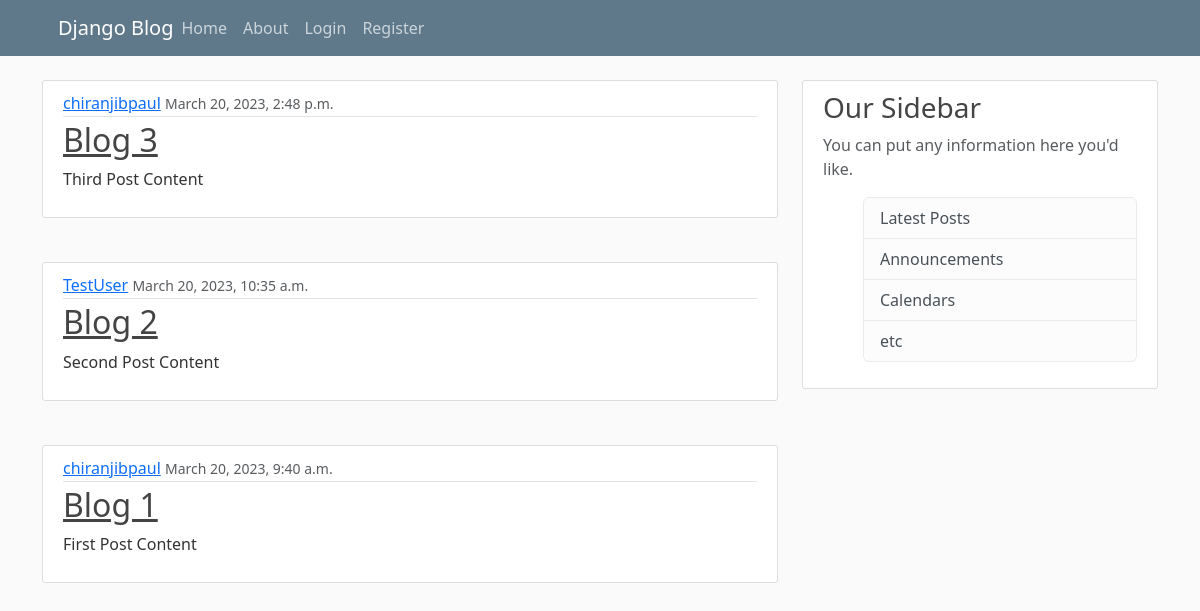
Before: / with the older database file.
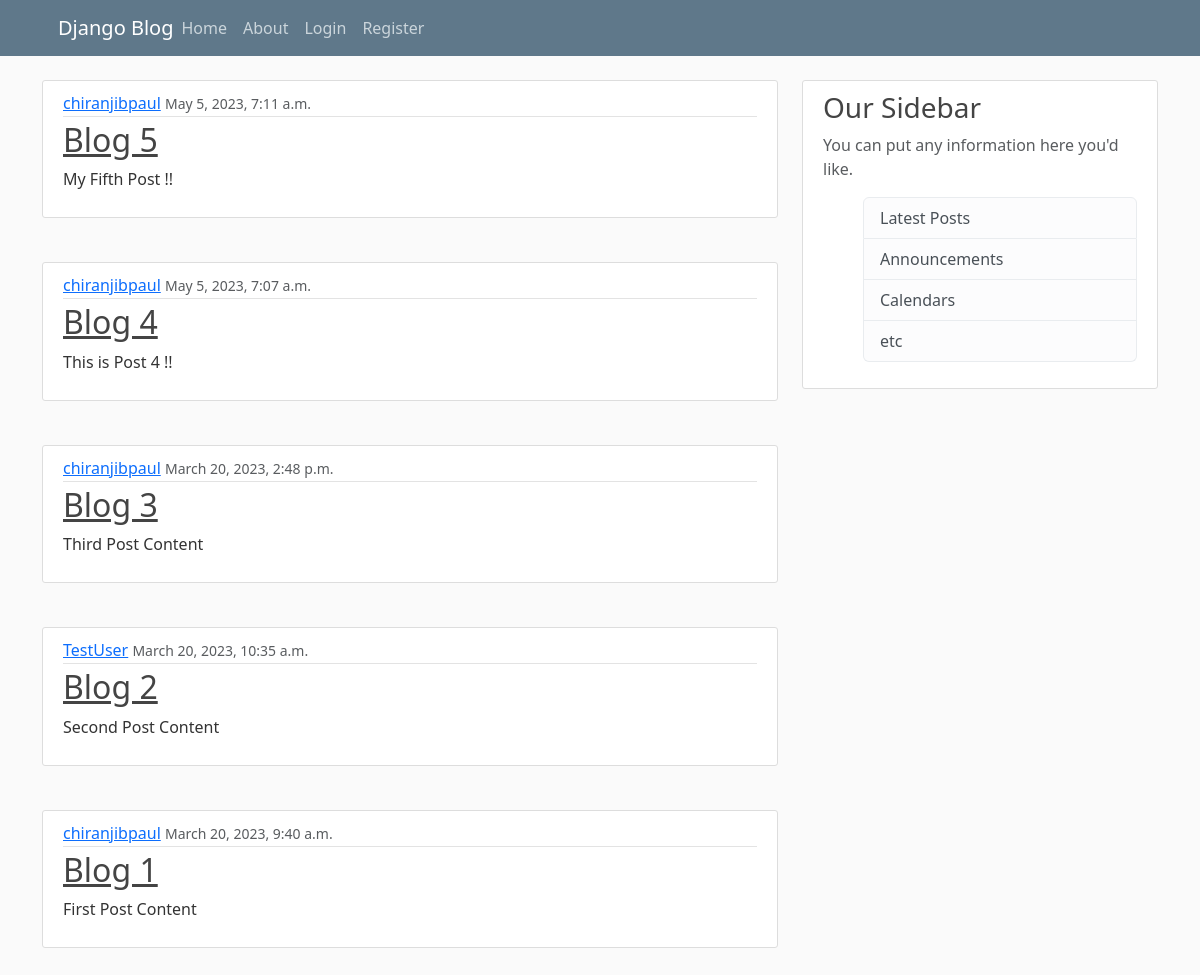
After: the same page with the newer database file.
### blog/models.py (models this page shows, shortened)
class post(models.Model):
    title=models.CharField(max_length=100)
    content=models.TextField()
    date_posted=models.DateTimeField(default=timezone.now)
    author=models.ForeignKey(User, on_delete=models.CASCADE)

### blog/views.py (the view)
# urls.py: path("", PostListView.as_view(), name='blog-home'),
class PostListView(ListView):
    model=post
    template_name='blog/home.html'  #<app>/<model>_<classtype>.html
    context_object_name='posts'
    ordering=['-date_posted']

### blog/templates/blog/home.html
{% extends "blog/base.html" %}
{% block content %}
    {% for post in posts %}
      <article class="media content-section">
        <div class="media-body">
            <div class="article-metadata">
                <a class="mr-2" href="#">{{ post.author }}</a>
                <small class="text-muted">{{ post.date_posted }}</small>
            </div>
            <h2><a class="article-title" href="{% url 'post-detail' post.id %}">{{ post.title }}</a></h2>
            <p class="article-content">{{ post.content }}</p>
        </div>
        </article><br>
    {% endfor %}
{% endblock %}

### blog/templates/blog/base.html (shortened to what this page needs)
{% load static %}
<!DOCTYPE html>
<html>
  <head>
    <link rel="stylesheet" href="https://cdn.jsdelivr.net/npm/bootstrap@5.3.0-alpha1/dist/css/bootstrap.rtl.min.css">
    <link rel="stylesheet" type="text/css" href="{% static 'blog/main.css' %}">
  </head>
  <body>
  <header class="site-header">
  <nav class="navbar navbar-expand-md navbar-dark bg-steel fixed-top">
    <div class="container">
      <a class="navbar-brand mr-4" href="/">Django Blog</a>
      <div class="collapse navbar-collapse" id="navbarToggle">
        <div class="navbar-nav mr-auto">
          <a class="nav-item nav-link" href="{% url 'blog-home' %}">Home</a>
          <a class="nav-item nav-link" href="{% url 'blog-about' %}">About</a>
        </div>
        <div class="navbar-nav">
          {% if user.is_authenticated %}
          <a class="nav-item nav-link" href="{% url 'post-create' %}">New Post</a>
            <a class="nav-item nav-link" href="{% url 'logout' %}">Logout</a>
            <a class="nav-item nav-link" href="{% url 'profile' %}">Profile</a>
          {% else %}
            <a class="nav-item nav-link" href="{% url 'login' %}">Login</a>
            <a class="nav-item nav-link" href="{% url 'registration-page' %}">Register</a>
          {% endif %}
        </div>
      </div>
    </div>
  </nav>
  </header>
  <main role="main" class="container">
  <div class="row">
    <div class="col-md-8">
      {% block content %}{% endblock %}
    </div>
    <div class="col-md-4">
      <div class="content-section">
        <h3>Our Sidebar</h3>
        <p class='text-muted'>You can put any information here you'd like.
          <ul class="list-group">
            <li class="list-group-item list-group-item-light">Latest Posts</li>
            <li class="list-group-item list-group-item-light">Announcements</li>
            <li class="list-group-item list-group-item-light">Calendars</li>
            <li class="list-group-item list-group-item-light">etc</li>
          </ul>
        </p>
      </div>
    </div>
    </div>
  </main>
  </body>
</html>

### blog/static/blog/main.css (style rules this page uses)
body { background: #fafafa; color: #333333; margin-top: 5rem; }
h1, h2, h3, h4, h5, h6 { color: #444444; }
ul { margin: 0; }
.bg-steel { background-color: #5f788a; }
.site-header .navbar-nav .nav-link { color: #cbd5db; }
.content-section { background: #ffffff; padding: 10px 20px; border: 1px solid #dddddd; border-radius: 3px; margin-bottom: 20px; }
.article-title { color: #444444; }
.article-content { white-space: pre-line; }
.article-metadata { padding-bottom: 1px; margin-bottom: 4px; border-bottom: 1px solid #e3e3e3 }

Changed rows visible on the page:
added post: author "chiranjibpaul", date_posted "May 5, 2023, 7:11 a.m.", title "Blog 5", content "My Fifth Post !!"
added post: author "chiranjibpaul", date_posted "May 5, 2023, 7:07 a.m.", title "Blog 4", content "This is Post 4 !!"
